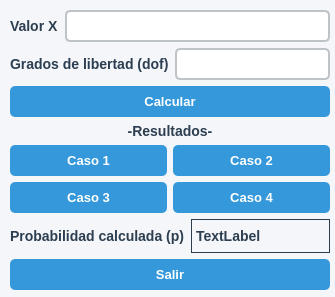
<?xml version="1.0" encoding="UTF-8"?>
<ui version="4.0">
 <class>Form</class>
 <widget class="QWidget" name="Form">
  <property name="geometry">
   <rect>
    <x>0</x>
    <y>0</y>
    <width>335</width>
    <height>297</height>
   </rect>
  </property>
  <property name="windowTitle">
   <string>Form</string>
  </property>
  <property name="styleSheet">
   <string notr="true">QWidget {
    background-color: #F4F6F9;
}
QLabel {
    color: #2C3E50;
    font-weight: bold;
    font-size: 14px;
}
QLineEdit {
    border: 2px solid #BDC3C7;
    border-radius: 5px;
    padding: 5px;
    background-color: white;
    font-size: 14px;
}
QLineEdit:focus {
    border: 2px solid #3498DB;
}
QPushButton {
    background-color: #3498DB;
    color: white;
    border: none;
    border-radius: 5px;
    padding: 8px 15px;
    font-weight: bold;
    font-size: 13px;
}
QPushButton:hover {
    background-color: #2980B9;
}
QTableWidget {
    background-color: white;
    border: 1px solid #BDC3C7;
    gridline-color: #ECF0F1;
}
QHeaderView::section {
    background-color: #34495E;
    color: white;
    font-weight: bold;
    border: none;
    padding: 4px;
}</string>
  </property>
  <widget class="QWidget" name="">
   <property name="geometry">
    <rect>
     <x>10</x>
     <y>10</y>
     <width>320</width>
     <height>280</height>
    </rect>
   </property>
   <layout class="QVBoxLayout" name="verticalLayout_6">
    <item>
     <layout class="QVBoxLayout" name="verticalLayout_5">
      <item>
       <layout class="QVBoxLayout" name="verticalLayout_2">
        <item>
         <layout class="QVBoxLayout" name="verticalLayout">
          <item>
           <layout class="QHBoxLayout" name="horizontalLayout">
            <item>
             <widget class="QLabel" name="labelX">
              <property name="font">
               <font>
                <pointsize>-1</pointsize>
                <weight>75</weight>
                <bold>true</bold>
               </font>
              </property>
              <property name="text">
               <string>Valor X</string>
              </property>
             </widget>
            </item>
            <item>
             <widget class="QLineEdit" name="editX"/>
            </item>
           </layout>
          </item>
          <item>
           <layout class="QHBoxLayout" name="horizontalLayout_2">
            <item>
             <widget class="QLabel" name="labelDof">
              <property name="font">
               <font>
                <pointsize>-1</pointsize>
                <weight>75</weight>
                <bold>true</bold>
               </font>
              </property>
              <property name="text">
               <string>Grados de libertad (dof)</string>
              </property>
             </widget>
            </item>
            <item>
             <widget class="QLineEdit" name="editDof"/>
            </item>
           </layout>
          </item>
         </layout>
        </item>
        <item>
         <widget class="QPushButton" name="btnCalcular">
          <property name="text">
           <string>Calcular</string>
          </property>
         </widget>
        </item>
       </layout>
      </item>
      <item>
       <layout class="QVBoxLayout" name="verticalLayout_4">
        <item>
         <widget class="QLabel" name="labelResultados">
          <property name="font">
           <font>
            <pointsize>-1</pointsize>
            <weight>75</weight>
            <bold>true</bold>
           </font>
          </property>
          <property name="text">
           <string>-Resultados-</string>
          </property>
          <property name="alignment">
           <set>Qt::AlignCenter</set>
          </property>
         </widget>
        </item>
        <item>
         <layout class="QVBoxLayout" name="verticalLayout_3">
          <item>
           <layout class="QHBoxLayout" name="horizontalLayout_3">
            <item>
             <widget class="QPushButton" name="btnCaso1">
              <property name="font">
               <font>
                <pointsize>-1</pointsize>
                <weight>75</weight>
                <bold>true</bold>
               </font>
              </property>
              <property name="text">
               <string>Caso 1</string>
              </property>
             </widget>
            </item>
            <item>
             <widget class="QPushButton" name="btnCaso2">
              <property name="font">
               <font>
                <pointsize>-1</pointsize>
                <weight>75</weight>
                <bold>true</bold>
               </font>
              </property>
              <property name="text">
               <string>Caso 2</string>
              </property>
             </widget>
            </item>
           </layout>
          </item>
          <item>
           <layout class="QHBoxLayout" name="horizontalLayout_5">
            <item>
             <widget class="QPushButton" name="btnCaso3">
              <property name="font">
               <font>
                <pointsize>-1</pointsize>
                <weight>75</weight>
                <bold>true</bold>
               </font>
              </property>
              <property name="text">
               <string>Caso 3</string>
              </property>
             </widget>
            </item>
            <item>
             <widget class="QPushButton" name="btnCaso4">
              <property name="font">
               <font>
                <pointsize>-1</pointsize>
                <weight>75</weight>
                <bold>true</bold>
               </font>
              </property>
              <property name="text">
               <string>Caso 4</string>
              </property>
             </widget>
            </item>
           </layout>
          </item>
         </layout>
        </item>
       </layout>
      </item>
     </layout>
    </item>
    <item>
     <layout class="QHBoxLayout" name="horizontalLayout_4">
      <item>
       <widget class="QLabel" name="labelProbabilidad">
        <property name="font">
         <font>
          <pointsize>-1</pointsize>
          <weight>75</weight>
          <bold>true</bold>
         </font>
        </property>
        <property name="text">
         <string>Probabilidad calculada (p)</string>
        </property>
       </widget>
      </item>
      <item>
       <widget class="QLabel" name="labelPResultado">
        <property name="font">
         <font>
          <pointsize>-1</pointsize>
          <weight>75</weight>
          <bold>true</bold>
         </font>
        </property>
        <property name="frameShape">
         <enum>QFrame::Box</enum>
        </property>
        <property name="text">
         <string>TextLabel</string>
        </property>
       </widget>
      </item>
     </layout>
    </item>
    <item>
     <widget class="QPushButton" name="btnSalir">
      <property name="font">
       <font>
        <pointsize>-1</pointsize>
        <weight>75</weight>
        <bold>true</bold>
       </font>
      </property>
      <property name="text">
       <string>Salir</string>
      </property>
     </widget>
    </item>
   </layout>
  </widget>
 </widget>
 <resources/>
 <connections/>
</ui>
